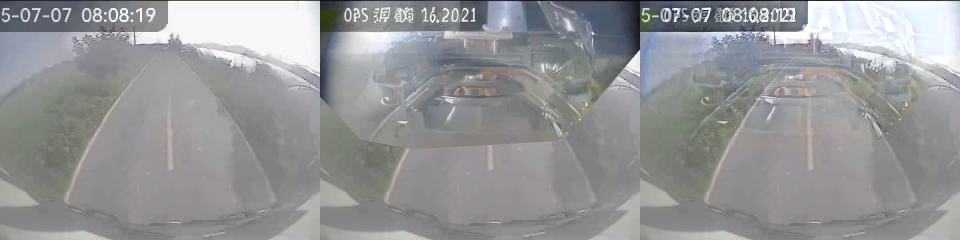
#> input picture scripts/temporal/test_residual_multiple/00_Opaque_comparison.jpg, 1920 x 480 px (shown at 1/2 size)
$ python -i 05_extract_clean_framesNsplit6.py   (imports and definitions only)   (older library calls are emulated)
#> lines starting #> are read from the running program, lines starting #| are printed output that depends on the picture
#> further down, picture is the input picture: shape (480, 1920, 3); mean B, G, R 151.9, 149.9, 149.1
import os
import re
import glob
import json
import math
import argparse
import numpy as np
import pandas as pd
import cv2
from tqdm import tqdm

def ensure_dir(p: str):
    os.makedirs(p, exist_ok=True)

def sanitize_stem(name: str) -> str:
    return re.sub(r"[^a-zA-Z0-9._-]+", "_", name)

# [9 lines left out: function ahash64, not called in this run]

def hamming64(a: int, b: int) -> int:
    return int((a ^ b).bit_count())

def calc_metrics(bgr):
    gray = cv2.cvtColor(bgr, cv2.COLOR_BGR2GRAY)

    lap = cv2.Laplacian(gray, cv2.CV_64F)
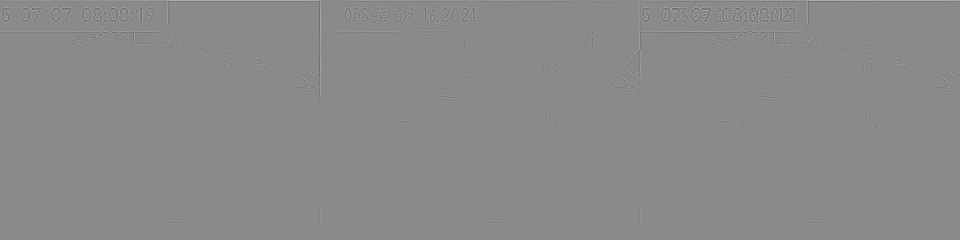
#> lap: shape (480, 1920) float64 (shown at 1/2 size); min -484, max 409, mean 0.1; drawn with min black and max white
    sharp = float(lap.var())
#> sharp = 286.2

    sat_hi = float((gray >= 250).mean())
#> sat_hi = 0.0123
    sat_lo = float((gray <= 5).mean())
#> sat_lo = 0.00115
    mean_gray = float(gray.mean())
#> mean_gray = 149.9

    edges = cv2.Canny(gray, 80, 160)
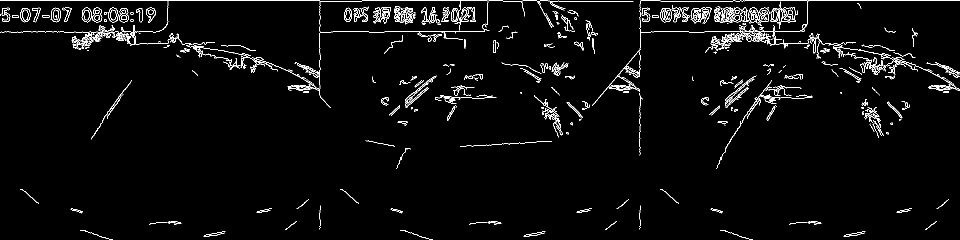
#> edges: shape (480, 1920) (shown at 1/2 size); 2.8% white in thin lines or dots
    edge_ratio = float((edges > 0).mean())
#> edge_ratio = 0.0284

    return sharp, mean_gray, sat_hi, sat_lo, edge_ratio

# [230 lines left out: functions pass_rules, split_views, main, not called in this run]

# [2 lines not run here, left out]

>>> import cv2
>>> picture = cv2.imread('temporal/test_residual_multiple/00_Opaque_comparison.jpg')
>>> result = calc_metrics(picture)
#> result = (286.2, 149.9, 0.0123, 0.00115, 0.0284)

$ run again, on scripts/temporal/test_residual_multiple/01_Opaque_comparison.jpg
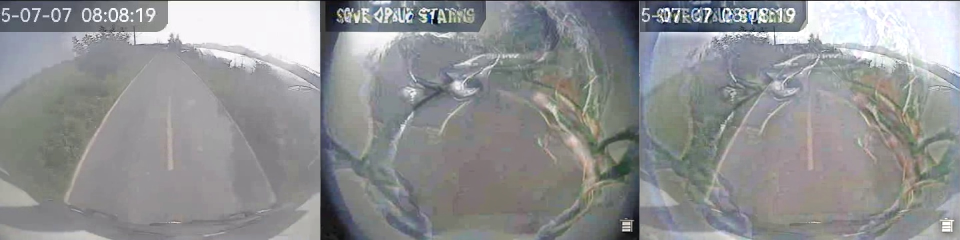
#> input picture scripts/temporal/test_residual_multiple/01_Opaque_comparison.jpg, 1920 x 480 px (shown at 1/2 size)
#> picture is the input picture: shape (480, 1920, 3); mean B, G, R 147, 145.7, 144.2
#> in calc_metrics, `gray = cv2.cvtColor(bgr, cv2.COLOR_BGR2GRAY)`:
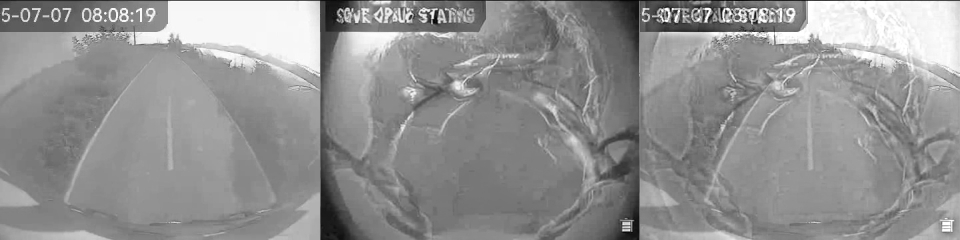
#> gray: shape (480, 1920) (shown at 1/2 size); min 0, max 255, mean 145.4
#> sharp = 314.1
#> sat_hi = 0.0128
#> sat_lo = 0.00103
#> mean_gray = 145.4
#> in calc_metrics, `edges = cv2.Canny(gray, 80, 160)`:
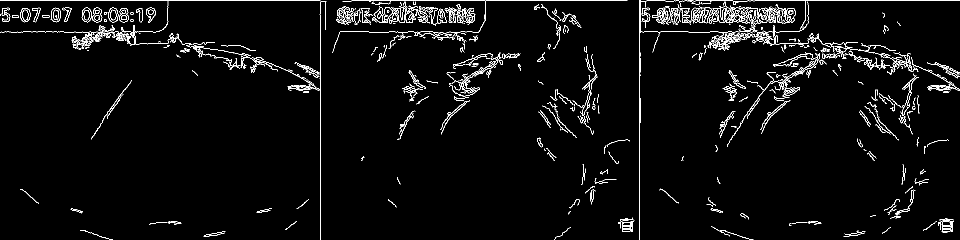
#> edges: shape (480, 1920) (shown at 1/2 size); 3.2% white in thin lines or dots
#> edge_ratio = 0.0323
#> result = (314.1, 145.4, 0.0128, 0.00103, 0.0323)
